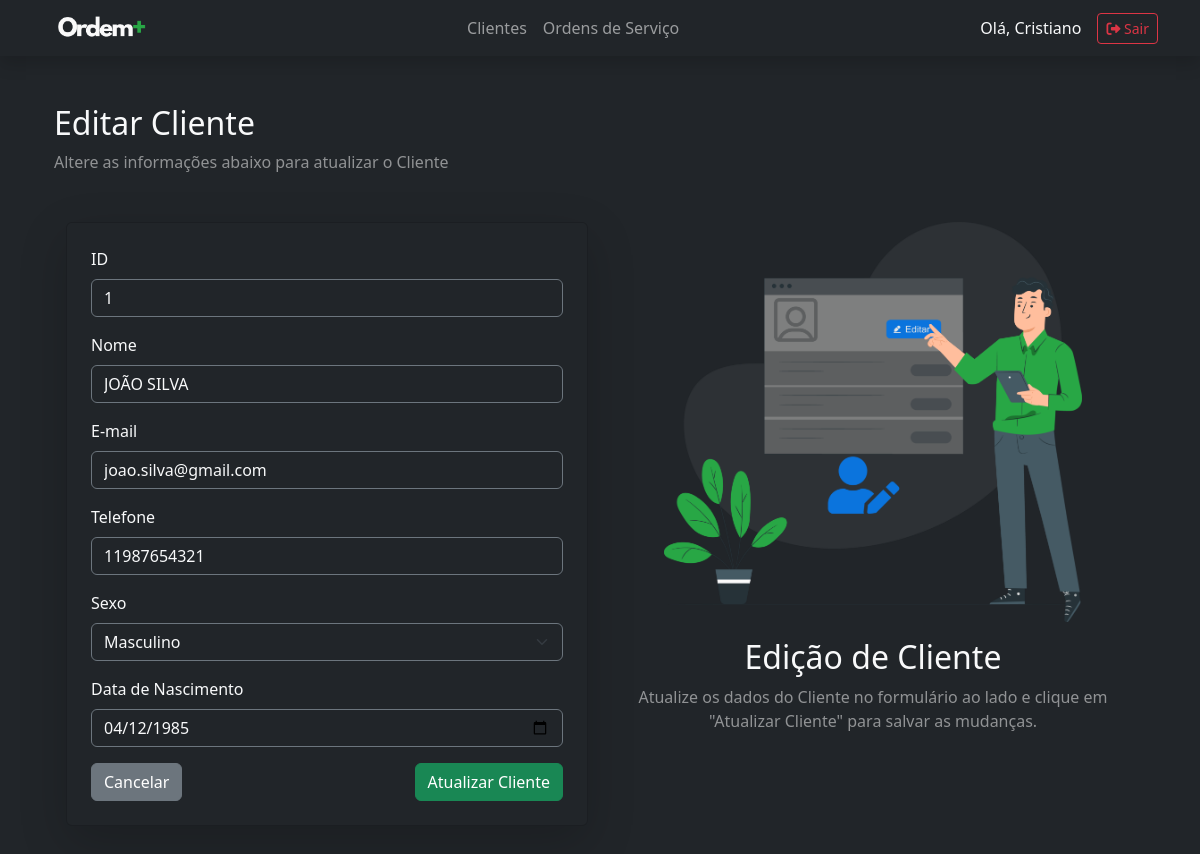
Screenshot of /index.php?menuop=editar-cliente&idCliente=1 (signed in) with the database file from the repository.
### tables this page shows
CREATE TABLE `tbcliente` (
  `idCliente` int(11) NOT NULL,
  `nomeCliente` varchar(100) NOT NULL,
  `emailCliente` varchar(100) NOT NULL,
  `telefoneCliente` varchar(80) NOT NULL,
  `sexoCliente` char(1) NOT NULL,
  `dataNascCliente` date NOT NULL
);

### pages/cliente/editar-cliente.php (the view, shortened to what this page needs)
<?php
$idCliente = $_GET["idCliente"];
$sql = "SELECT
            idCliente,
            UPPER(nomeCliente) AS nomeCliente,
            LOWER(emailCliente) AS emailCliente,
            telefoneCliente,
            CASE
                WHEN sexoCliente = 'F' THEN 'FEMININO'
                WHEN sexoCliente = 'M' THEN 'MASCULINO'
            ELSE
                'NÃO ESPECIFICADO'
            END AS sexoCliente,
            dataNascCliente
        FROM tbcliente
        WHERE idCliente = {$idCliente}";
$rs = mysqli_query($conexao, $sql) or die("Erro ao recuperar o registro." . mysqli_error($conexao));
$dados = mysqli_fetch_assoc($rs);
?>
<div class="container my-5">
    <header class="text-start mb-4">
        <h2 class="text-light">Editar Cliente</h2>
        <p class="text-white-50">Altere as informações abaixo para atualizar o Cliente</p>
    </header>
    <div class="container my-5">
        <div class="row">
            <div class="col-lg-6">
                <div class="card bg-dark text-light shadow-lg p-4 rounded">
                    <form action="index.php?menuop=atualizar-cliente" method="post">
                        <div class="mb-3">
                            <label for="idCliente" class="form-label">ID</label>
                            <input type="text" id="idCliente" name="idCliente" value="<?= $dados["idCliente"] ?>" class="form-control bg-dark text-light border-secondary" readonly>
                        </div>
                        <div class="mb-3">
                            <label for="nomeCliente" class="form-label">Nome</label>
                            <input type="text" id="nomeCliente" name="nomeCliente" value="<?= $dados["nomeCliente"] ?>" class="form-control bg-dark text-light border-secondary" placeholder="Digite o nome" required>
                        </div>
                        <div class="mb-3">
                            <label for="emailCliente" class="form-label">E-mail</label>
                            <input type="email" id="emailCliente" name="emailCliente" value="<?= $dados["emailCliente"] ?>" class="form-control bg-dark text-light border-secondary" placeholder="Digite o e-mail" required>
                        </div>
                        <div class="mb-3">
                            <label for="telefoneCliente" class="form-label">Telefone</label>
                            <input type="text" id="telefoneCliente" name="telefoneCliente" value="<?= $dados["telefoneCliente"] ?>" class="form-control bg-dark text-light border-secondary" placeholder="Digite o telefone" required>
                        </div>
                        <div class="mb-3">
                            <label for="sexoCliente" class="form-label">Sexo</label>
                            <select id="sexoCliente" name="sexoCliente" class="form-select bg-dark text-light border-secondary" required>
                                <option value="M" <?= $dados["sexoCliente"] == "MASCULINO" ? "selected" : "" ?>>Masculino</option>
                            </select>
                        </div>
                        <div class="mb-3">
                            <label for="dataNascCliente" class="form-label">Data de Nascimento</label>
                            <input type="date" id="dataNascCliente" name="dataNascCliente" value="<?= $dados["dataNascCliente"] ?>" class="form-control bg-dark text-light border-secondary" required>
                        </div>
                        <div class="d-flex justify-content-between">
                            <button type="button" class="btn btn-secondary" onclick="window.location.href='index.php?menuop=cliente';">Cancelar</button>
                            <button type="submit" class="btn btn-success">Atualizar Cliente</button>
                        </div>
                    </form>
                </div>
            </div>
            <div class="col-lg-6 d-flex flex-column align-items-center text-center">
                <img src="img/edit.png" alt="Editar Cliente" class="img-fluid mb-3" style="max-width: 100%; height: auto; max-height: 400px;">
                <h2 class="text-light">Edição de Cliente</h2>
                <p class="text-white-50">Atualize os dados do Cliente no formulário ao lado e clique em "Atualizar Cliente" para salvar as mudanças.</p>
            </div>
        </div>
    </div>
</div>

### css/style.css (style rules this page uses)
body { background-color: #383838; color: #fafafa; }
input, textarea { background-color: #2f2f35 !important; color: #fff !important; border: 1px solid #6c757d !important; }

### rows the page displays
tbcliente: idCliente "1", telefoneCliente "11987654321", dataNascCliente "04/12/1985"

### other values shown
$_SESSION["nome"] "Cristiano"
